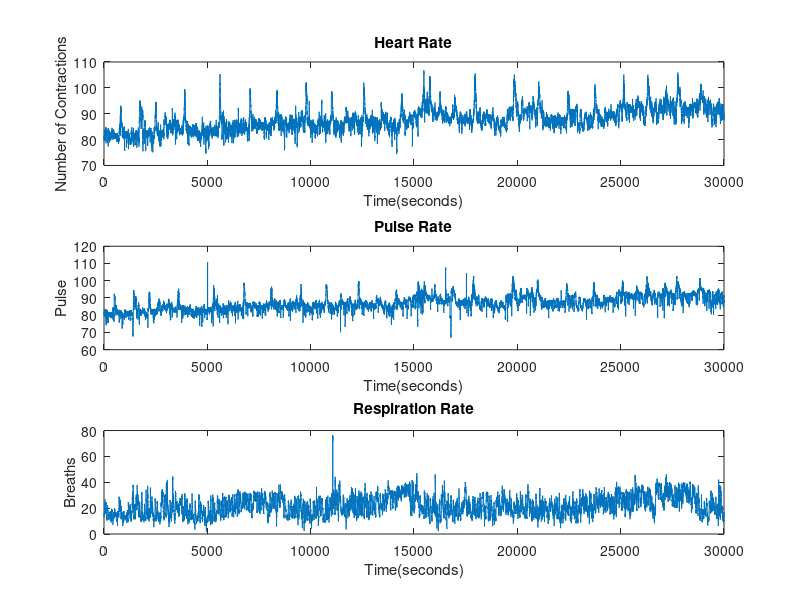
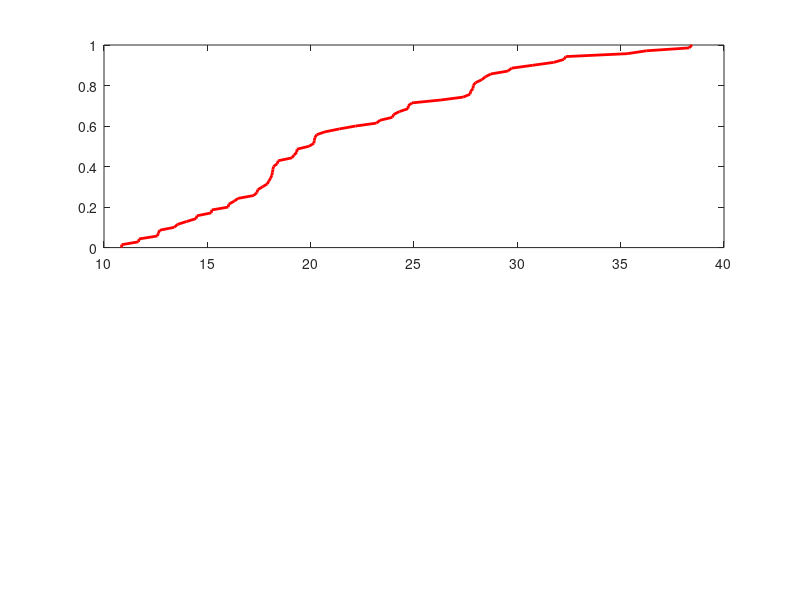

These figures' MATLAB source, in order: (Note: this script raises an error after producing the figures.)
%   FILL IN / MODIFY THE CODE WITH '' or comments with !!

clc
close all;
clear all;

% Load patient_data.mat 
load('patient_data.mat');
labels = {'Heart Rate','Pulse Rate','Respiration Rate'};

% open the result file
% !! replace # with your own groupID
fid = fopen('ECE313_Mini2_group20', 'w');

% T0
% !! Subset your data for each signal
HR = data(1,:);
PR = data(2,:);
X = data(3,:);

% Part a
% !! Plot each signal over time
figure;
m = size(data,2);
x = [1:1:m];
subplot(3,1,1);
plot(x,HR);
xlabel('Time(seconds)');
ylabel('Number of Contractions');
title(labels(1));
subplot(3,1,2);
plot(x,PR);
xlabel('Time(seconds)');
ylabel('Pulse')
title(labels(2));
subplot(3,1,3);
plot(x,X);
xlabel('Time(seconds)');
ylabel('Breaths')
title(labels(3));

% Note that Tasks 1.1 and 1.2 should be done only for the respiration rate signal 
% Tasks 2.1 and 2.2 should be performed using all three signals.
% T1.1
% Part a
% Generating three sample sets of different sizes

sampleset = [70,1000,30000];
for k = 1:3
    % Pick a random sample of size sampleset(k) from the data set  
    % (Without replacement)
    
    Sample = datasample(X, sampleset(k), 'Replace', false);
    
    % Plot the CDF of the whole data set as the reference (in red color)
    figure;  
    subplot(2,1,1);
    [p, xx] = ecdf(Sample);
    plot(xx,p);
    %hold on;% For the next plots to be on the same figure        
    h = get(gca,'children'); set(h,'LineWidth',2);set(h,'Color','r')
    
    % !! Call the funcion for calculating and ploting pdf and CDF of X     
    pdf_cdf(Sample);
    
    title(strcat(strcat(char(labels(3)),' - Sample Size = '),char(num2str(sampleset(k)))));
end

fprintf(fid, 'Task 1.1a \n\n');
fprintf(fid, 'The biggest difference between the pmf and the pdf is that the pmf depicts interval based probabilities while the pdf approximates\n');
fprintf(fid, 'the probabilities over a continuum of sample points. The pdf can be seen as an upper envelope of the pmf given a particular dataset. As\n');
fprintf(fid, 'the number of samples increases, the pdf takes on a more accurate upper envelope of the pmf. As the sample size increases,\n');
fprintf(fid, 'the pmf and the pdf of the sampleset more closely resemble the pmf and pdf of the entire dataset.\n\n');

%
% Part b
% !! Use the tabulate function in MATLAB over X and floor(X). 

X_tab = tabulate(X);
Y = floor(X);
Y_tab = tabulate(Y);

X_tab_min = min(X_tab(:,3)); 
X_tab_max = max(X_tab(:,3));
Y_tab_min = min(Y_tab(:,3));
Y_tab_max = max(Y_tab(:,3));

% !! Answer the question by filling in the following printf
fprintf(fid, 'Task 1.1b\n\n');
fprintf(fid, 'Min of tabulate(X) = %f%%\n', X_tab_min);
fprintf(fid, 'Max of tabulate(X) = %f%%\n', X_tab_max);
fprintf(fid, 'Min of tabulate(floor(X)) = %f%%\n', Y_tab_min);
fprintf(fid, 'Max of tabulate(floor(X)) = %f%%\n', Y_tab_max);


fprintf(fid, 'Question 1:\n');
fprintf(fid, 'Tabulate(X) gives an estimated pdf because the original dataset of all possible respiration rates is meant to be continuous. X  \n');
fprintf(fid, '\n\n');
fprintf(fid, 'Question 2:\n');
fprintf(fid, '\n');
fprintf(fid, '\n\n');
fprintf(fid, 'Question 3:\n');
fprintf(fid, 'Observed Property of PDF: %s\n\n', 'The integral of f(x) for all x is equal to 1.');

%%
% Part c
% !! Using CDF of X, find values a and b such that P(X <= a) <= 0.02 and P(X <= b) >= 0.98.

%a = 
%b = 
fprintf(fid, 'Task 1.1 - Part c\n');
fprintf(fid, 'Empirical a = %f\n', 'Empirical a');
fprintf(fid, 'Empirical b = %f\n\n', 'Empirical b');

%% Task 1.2;

% Part a
% !! Calculate mean of the signal

fprintf(fid, 'Task 1.2 - Part a\n');
fprintf(fid, 'Mean RESP = %f\n\n', 'Mean RESP');
% !! Calculate standard deviation of the signal

fprintf(fid, 'Standard Deviation RESP = %f\n', 'Standard Deviation of RESP');

% Part b
% !! Generate a normal random variable with the same mean & standard deviation 

% !! Plot pdf and CDF of the generated random variable using pdf_cdf function
figure;

title(strcat(char(labels(3)),' Normal Approximation'));


% Part c
figure;
title(strcat(char(labels(3)),' Normplot'));
% !! Use normplot function to estimate the difference between distributions



% Part d
% !! Show your work in the report, then plug in the numbers that you calculated here
fprintf(fid, 'Task 1.2 - Part d\n');
fprintf(fid, 'Theoretical a = %f\n', 'Theoretical a');
fprintf(fid, 'Theoretical b = %f\n\n', 'Theoretical b');

%% Task 2.1;
% Tasks 2.1 and 2.2 should be done twice, 
% once with the empirical threshold, and once with the theoretical threshold
% !! Change the code to do this.

% Part a
% !! Call the threshold function and generate alarms for each signal



% Parts b and c
% !! Write the code for coalescing alarms and majority voting here 





% Part d
% !! Fill in the bar functions with the name of vectors storing your alarms
figure;
subplot(5,1,1);
bar('HR Alarms');
title(strcat(char(labels(1)),' Alarms'));
subplot(5,1,2);
bar('PR Alarms');
title(strcat(char(labels(2)),' Alarms'));
subplot(5,1,3);
bar('RESP Alarms');
title(strcat(char(labels(3)),' Alarms'));
subplot(5,1,4);
bar('Majority Voter Alarms');
title('Majority Voter Alarms - Empirical Thresholds');
subplot(5,1,5);
title('Golden Alarms');
bar('Golden Alarms','r');

%% Task 2.2;
% Parts a and b
% !! Write the code to calculate the probabilities of:
%    false alarm, miss detection and error 





fprintf(fid, 'Task 2.2 - Parts a and b\n');
fprintf(fid, 'Using Empirical Thresholds:\n');
fprintf(fid, 'Probability of False Alarm    = %f\n', 'False Alarm');
fprintf(fid, 'Probability of Miss Detection = %f\n', 'Miss Detect');
fprintf(fid, 'Probability of Error          = %f\n\n', 'Error');

% Part c
% !! Repeat Tasks 2.1 and 2.2 with Theoretical thresholds



figure;
subplot(5,1,1);
bar('HR Alarms');
title(strcat(char(labels(1)),' Alarms'));
subplot(5,1,2);
bar('PR Alarms');
title(strcat(char(labels(2)),' Alarms'));
subplot(5,1,3);
bar('RESP Alarms');
title(strcat(char(labels(3)),' Alarms'));
subplot(5,1,4);
bar('Majority Voter Alarms');
title('Majority Voter Alarms - Theoretical Thresholds');
subplot(5,1,5);
title('Golden Alarms');
bar('Golden Alarms','r');


fprintf(fid, 'Task 2.2 - Part c\n');
fprintf(fid, 'Using Theoretical Thresholds:\n');
fprintf(fid, 'Probability of False Alarm    = %f\n', 'False Alarm');
fprintf(fid, 'Probability of Miss Detection = %f\n', 'Miss Detect');
fprintf(fid, 'Probability Error             = %f\n\n', 'Error');



%% Task 3

% Prob. of error from the testing process of each fold
nFold_p_error = [];         
% Prob. of false positives from the testing process of each fold
nFold_p_fp = [];        
% Prob. of miss detection from the testing process of each fold
nFold_p_md = [];        


% Part a.1: Divide the data into three subsets of equal length


% Part a.2: Divide the golden_alarms into three subsets of equal length



for i=1:3
    % Hint: z = [x y]; merges the two datasets x and y

  %  trainData = 
   % testData = 

    % Part b: Train the decision model using trainData


    % Part c: Test the decision model using testData

end

% Find the mean of the the performances from the 3-fold analysis
% Hint: mean(x) provides the mean of elements in array x


fprintf(fid, 'Task 3\n');
fprintf(fid, 'Mean Probability of False Alarm = %f\n', 'Mean False Alarm');
fprintf(fid, 'Mean Probability of Miss Detection = %f\n', 'Mean Miss Detection');
fprintf(fid, 'Mean Probability of Error = %f\n', 'Mean Error');


fclose(fid);